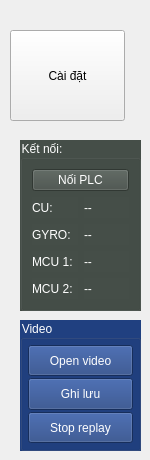
     <widget class="QWidget" name="stackedWidgetPage6">
      <widget class="QCustomButton" name="toolButton_show_setup">
       <property name="geometry">
        <rect>
         <x>10</x>
         <y>30</y>
         <width>115</width>
         <height>91</height>
        </rect>
       </property>
       <property name="sizePolicy">
        <sizepolicy hsizetype="Minimum" vsizetype="Preferred">
         <horstretch>0</horstretch>
         <verstretch>0</verstretch>
        </sizepolicy>
       </property>
       <property name="text">
        <string>Cài đặt</string>
       </property>
       <property name="checkable">
        <bool>false</bool>
       </property>
      </widget>
      <widget class="QGroupBox" name="groupBox_10">
       <property name="geometry">
        <rect>
         <x>20</x>
         <y>140</y>
         <width>121</width>
         <height>171</height>
        </rect>
       </property>
       <property name="styleSheet">
        <string notr="true">background-color: rgb(69,78,72); color:rgb(255, 255, 255)</string>
       </property>
       <property name="title">
        <string>Kết nối:</string>
       </property>
       <layout class="QGridLayout" name="gridLayout_10">
        <item row="2" column="1">
         <widget class="QLabel" name="label_stim_stat">
          <property name="text">
           <string>--</string>
          </property>
         </widget>
        </item>
        <item row="1" column="1">
         <widget class="QLabel" name="label_cu_connection">
          <property name="text">
           <string>--</string>
          </property>
         </widget>
        </item>
        <item row="1" column="0">
         <widget class="QLabel" name="label_video_fps_3">
          <property name="text">
           <string>CU:</string>
          </property>
         </widget>
        </item>
        <item row="2" column="0">
         <widget class="QLabel" name="label_video_fps_5">
          <property name="text">
           <string>GYRO:</string>
          </property>
         </widget>
        </item>
        <item row="3" column="0">
         <widget class="QLabel" name="label_video_fps_17">
          <property name="text">
           <string>MCU 1:</string>
          </property>
         </widget>
        </item>
        <item row="4" column="0">
         <widget class="QLabel" name="label_video_fps_18">
          <property name="text">
           <string>MCU 2:</string>
          </property>
         </widget>
        </item>
        <item row="3" column="1">
         <widget class="QLabel" name="label_plc_1">
          <property name="text">
           <string>--</string>
          </property>
         </widget>
        </item>
        <item row="4" column="1">
         <widget class="QLabel" name="label_plc2">
          <property name="text">
           <string>--</string>
          </property>
         </widget>
        </item>
        <item row="0" column="0" colspan="2">
         <widget class="QPushButton" name="connectButton">
          <property name="sizePolicy">
           <sizepolicy hsizetype="Minimum" vsizetype="Preferred">
            <horstretch>0</horstretch>
            <verstretch>0</verstretch>
           </sizepolicy>
          </property>
          <property name="text">
           <string>Nối PLC</string>
          </property>
          <property name="checkable">
           <bool>false</bool>
          </property>
         </widget>
        </item>
       </layout>
      </widget>
      <widget class="QGroupBox" name="groupBox_11">
       <property name="geometry">
        <rect>
         <x>20</x>
         <y>320</y>
         <width>121</width>
         <height>131</height>
        </rect>
       </property>
       <property name="styleSheet">
        <string notr="true">background-color: rgb(32, 64, 128); color:rgb(255, 255, 255)</string>
       </property>
       <property name="title">
        <string>Video</string>
       </property>
       <layout class="QVBoxLayout" name="verticalLayout_5">
        <property name="spacing">
         <number>2</number>
        </property>
        <property name="leftMargin">
         <number>5</number>
        </property>
        <property name="topMargin">
         <number>5</number>
        </property>
        <property name="rightMargin">
         <number>5</number>
        </property>
        <property name="bottomMargin">
         <number>5</number>
        </property>
        <item>
         <widget class="QPushButton" name="pushButton_play_video">
          <property name="sizePolicy">
           <sizepolicy hsizetype="Minimum" vsizetype="Preferred">
            <horstretch>0</horstretch>
            <verstretch>0</verstretch>
           </sizepolicy>
          </property>
          <property name="text">
           <string>Open video</string>
          </property>
          <property name="checkable">
           <bool>false</bool>
          </property>
         </widget>
        </item>
        <item>
         <widget class="QPushButton" name="pushButton_record">
          <property name="sizePolicy">
           <sizepolicy hsizetype="Minimum" vsizetype="Preferred">
            <horstretch>0</horstretch>
            <verstretch>0</verstretch>
           </sizepolicy>
          </property>
          <property name="text">
           <string>Ghi lưu</string>
          </property>
          <property name="checkable">
           <bool>true</bool>
          </property>
         </widget>
        </item>
        <item>
         <widget class="QPushButton" name="pushButton_power_off">
          <property name="sizePolicy">
           <sizepolicy hsizetype="Minimum" vsizetype="Preferred">
            <horstretch>0</horstretch>
            <verstretch>0</verstretch>
           </sizepolicy>
          </property>
          <property name="text">
           <string>Stop replay</string>
          </property>
          <property name="checkable">
           <bool>false</bool>
          </property>
         </widget>
        </item>
       </layout>
      </widget>
     </widget>
